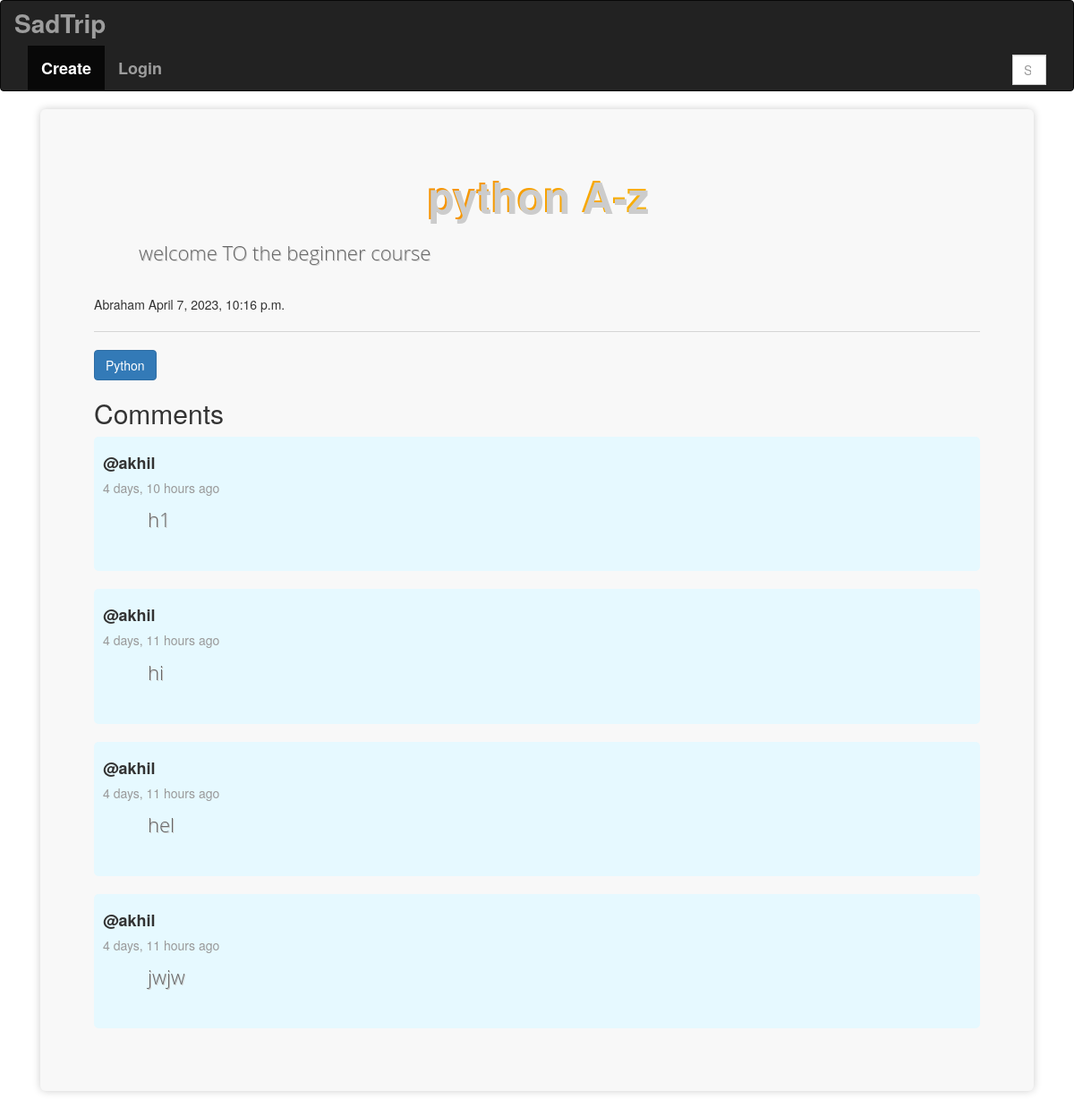
The page /userPost/9/ on the database as committed earlier.
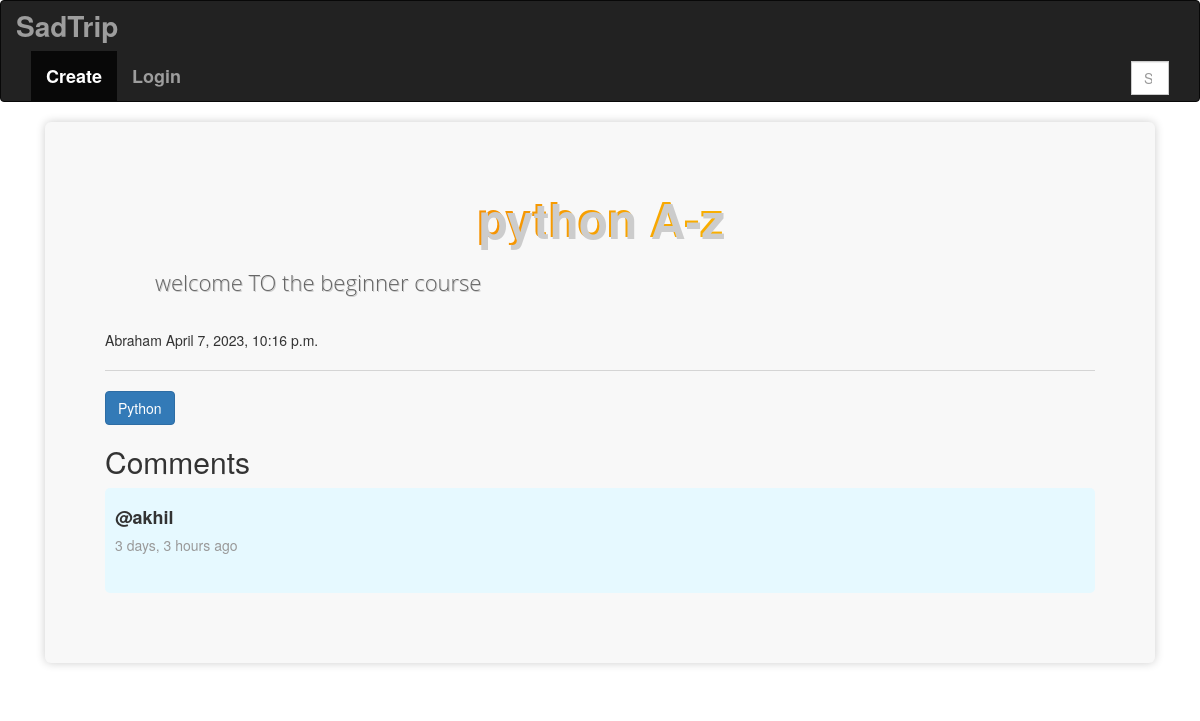
The same page on the database as committed later.
### Blog/models.py (models this page shows, shortened)
class Post(models.Model):
     Host = models.ForeignKey(User, on_delete=models.SET_NULL, null=True)
     Topic = models.ForeignKey(Topic, on_delete=models.SET_NULL, null=True)
     Title = models.CharField(max_length=500)
     Content = models.TextField()
     Updated  = models.DateTimeField(auto_now=True)
     Created = models.DateTimeField(auto_now_add=True)
     class Meta:
         ordering = ['-Updated','-Created']

class Topic(models.Model):
    Name = models.CharField(max_length=200)
    def __str__(self):
        return self.Name

class Message(models.Model):
    user = models.ForeignKey(User, on_delete=models.CASCADE)
    post = models.ForeignKey(Post,on_delete=models.CASCADE)
    body = models.TextField()
    updated  = models.DateTimeField(auto_now=True)
    created = models.DateTimeField(auto_now_add=True)

### Blog/views.py (the view, shortened to what this page needs)
# urls.py: path('userPost/<str:pk>/',views.userPost,name='userPost'),
def userPost(request,pk):
    post = Post.objects.get(id=pk)
    comment = post.message_set.all().order_by('-created')
    post_Topic = Topic.objects.get(pk = post.Topic.id)
    print(post_Topic)
    context = {'post':post,'comment':comment,'post_Topic':post_Topic}
    return render(request,'Blog/userPost.html',context)

### Blog/templates/Blog/userPost.html (shortened to what this page needs)
{% extends 'home.html'%}
{% block content %}
<head>
</head>
  <div>
    <div class="container">
      <div class="jumbotron">
        <h1>{{post.Title}}</h1>
        <p>{{ post.Content}}</p>
        {{post.Host}} {{post.Created}} <hr><button type="button" class="btn btn-primary btn-rounded">{{post_Topic.Name}}</button>
<h2>Comments</h2>
              {% for i in comment %}
            <div class="comment-section">
              <h5 class="comment-user">@{{i.user}}</h5>
              <h5 class="timeduration">{{i.created|timesince}} ago</h5>
              <p class="comment-body">
              {{i.body}}
              </p>
            </div>
             {% endfor %}
          </div>
      </div>
    </div>
{% endblock %}

### templates/home.html (shortened to what this page needs)
<!DOCTYPE html>
<html lang="en">
<head>
</head>
<body>
    {% include 'navbar.html' %}
   {% block content%}
   {% endblock %}
</body>
</html>

### templates/navbar.html (shortened to what this page needs)
<!DOCTYPE html>
<html lang="en">
<head>
  <link rel="stylesheet" href="https://maxcdn.bootstrapcdn.com/bootstrap/3.4.1/css/bootstrap.min.css">
</head>
<body>
<nav class="navbar navbar-inverse">
  <div class="container-fluid">
    <div class="navbar-header">
      <a class="navbar-brand" href="{% url 'home'  %}">SadTrip</a>
    </div>
    <div class="collapse navbar-collapse" id="navbar-collapse">
      <ul class="nav navbar-nav">
        <li class="active"><a href="{% url 'createPost' %}">Create</a></li>
          {% if request.user.is_authenticated %}
        <li><a href="{% url 'logout' %}">Logout</a></li>
        <li><a href="{% url 'myPost' user.id  %}">My Post</a></li>
        {% else %}
        <li><a href="{% url 'login' %}">Login</a></li>
        {% endif %}
          <form method="GET" action="{% url 'home' %}">
        <div class="input-group rounded" id="searchbox">
        <input type="search" class="form-control rounded" placeholder="Search" aria-label="Search" aria-describedby="search-addon" name='q' />
        </div>
      </form>
      </ul>
    </div>
  </div>
</nav>
</body>
</html>

### templates/navbar.html (style rules this page uses)
#searchbox { margin-top: 10px; margin-left: 1100px; }
.navbar-brand { font-size: 28px; font-weight: bold; }
.navbar-nav > li > a { color: #fff; font-size: 18px; font-weight: bold; }

### Blog/templates/Blog/userPost.html (style rules this page uses)
.jumbotron { background-color: #f8f8f8; color: #333; padding: 50px; margin-bottom: 30px; border-radius: 10px; padding: 50px 100px; box-shadow: 0 0 10px rgba(0, 0, 0, 0.2); }
.jumbotron h1 { font-size: 48px; font-weight: bold; text-align: center; margin-bottom: 20px; color: #333; text-shadow: 2px 2px 0 #ccc; background-image: linear-gradient(to right, #F06401, #FFDD00); -webkit-background-clip: text; -webkit-text-fill-color: transparent; }
.jumbotron p { font-size: 22px; font-family: "Open Sans", sans-serif; font-weight: 300; color: #666; line-height: 1.6; margin-bottom: 30px; padding-left: 50px; padding-right: 50px; text-shadow: 1px 1px 0 #ccc; }
.container { max-width: 1140px; margin: 0 auto; }
.comment-section { margin-bottom: 20px; background-color: #e6f9ff; padding: 10px; border-radius: 5px; }
.comment-user { font-size: 18px; font-weight: bold; margin-bottom: 5px; color: #333; }
.timeduration { font-size: 14px; margin-bottom: 10px; color: #999; }

Rows that differ between the two databases and show on the page:
removed Message: user "akhil", created "4 days, 10 hours", body "h1"
removed Message: user "akhil", created "4 days, 11 hours", body "hi"
removed Message: user "akhil", created "4 days, 11 hours", body "hel"
removed Message: user "akhil", created "4 days, 11 hours", body "jwjw"
added Message: user "akhil", created "3 days, 3 hours"
